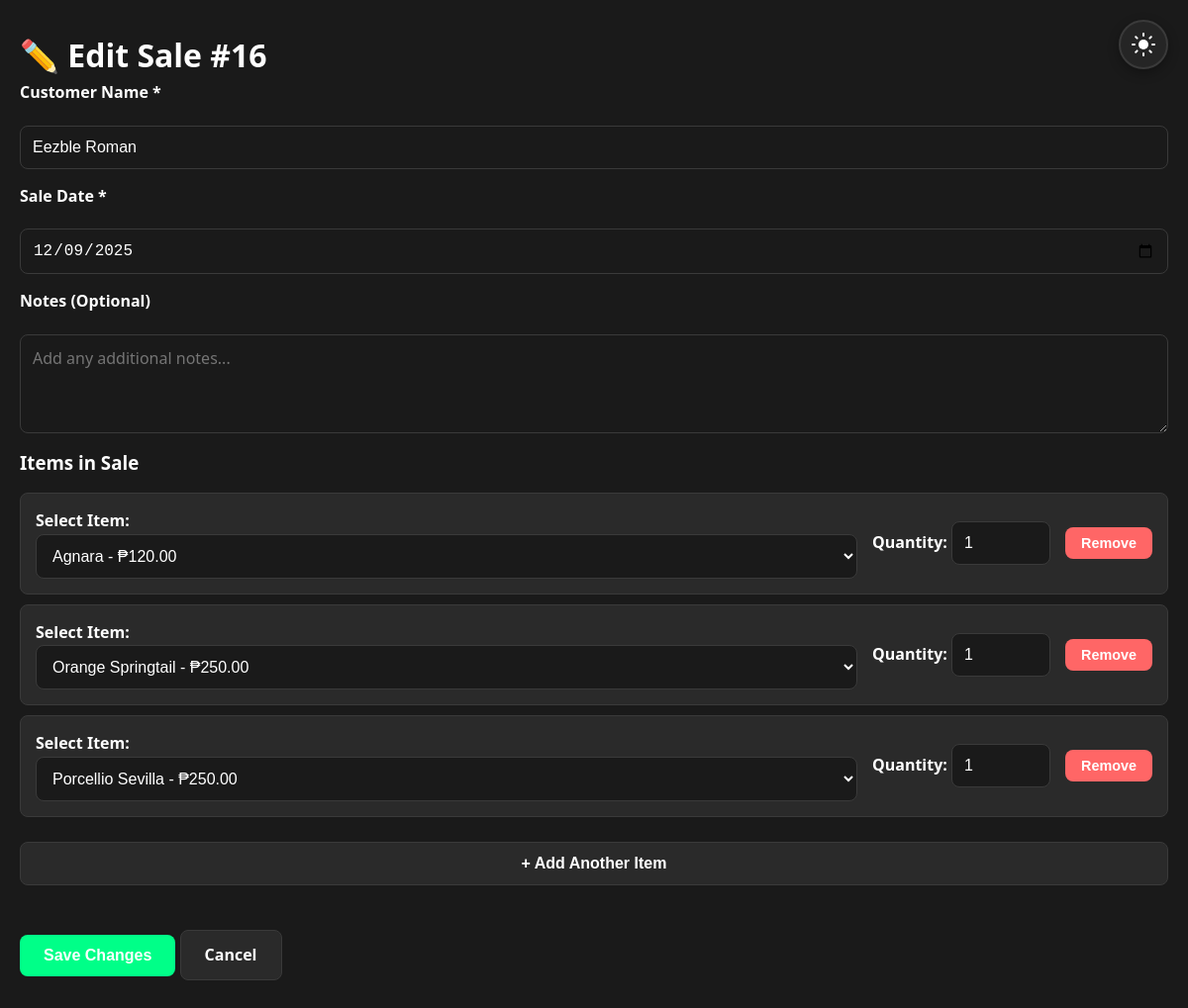
The app's page /sales/edit/16 with its own data.
### tables this page shows
CREATE TABLE sales (
                    id INTEGER PRIMARY KEY AUTOINCREMENT,
                    customer_name TEXT NOT NULL,
                    date TEXT NOT NULL,
                    total REAL NOT NULL,
                    notes TEXT,
                    created_at TEXT DEFAULT CURRENT_TIMESTAMP
                );

CREATE TABLE sale_items (
                    id INTEGER PRIMARY KEY AUTOINCREMENT,
                    sale_id INTEGER,
                    item_name TEXT,
                    quantity INTEGER,
                    price REAL,
                    subtotal REAL,
                    FOREIGN KEY (sale_id) REFERENCES sales(id) ON DELETE CASCADE
                );

CREATE TABLE items (
                    id INTEGER PRIMARY KEY AUTOINCREMENT,
                    name TEXT NOT NULL UNIQUE,
                    price REAL NOT NULL,
                    active INTEGER DEFAULT 1
                );

### app.py (the view, shortened to what this page needs)
@app.route('/sales/edit/<int:sale_id>', methods=['GET', 'POST'])
def edit_sale(sale_id):
    conn = get_db()
    c = conn.cursor()
    c.execute("SELECT * FROM sales WHERE id=?", (sale_id,))
    sale = c.fetchone()
    if not sale:
        conn.close()
        return "Sale not found", 404
    c.execute("SELECT * FROM sale_items WHERE sale_id=?", (sale_id,))
    sale_items = [dict(row) for row in c.fetchall()]
    items = get_active_items()
    items_json = json.dumps(items)
    conn.close()
    return render_template('edit_sale.html',
                         sale=sale,
                         sale_items=sale_items,
                         items=items,
                         items_json=items_json)

### app.py (called while the page is built)
def get_db():
    conn = sqlite3.connect('sales.db')
    conn.row_factory = sqlite3.Row
    return conn

def get_active_items():
    conn = get_db()
    c = conn.cursor()
    c.execute("SELECT * FROM items WHERE active=1 ORDER BY name")
    items = [dict(row) for row in c.fetchall()]
    conn.close()
    return items

### templates/edit_sale.html (shortened to what this page needs)
<!DOCTYPE html>
<html lang="en">
<head>
    <link rel="stylesheet" href="{{ url_for('static', filename='style.css') }}">
</head>
<body>
    <button class="theme-toggle" onclick="toggleTheme()" aria-label="Toggle theme">
    </button>
    <div class="container">
        <h1>✏️ Edit Sale #{{ sale.id }}</h1>
        <form method="POST" action="{{ url_for('edit_sale', sale_id=sale.id) }}" id="editSaleForm">
            <label for="customer_name">Customer Name *</label>
            <input type="text" id="customer_name" name="customer_name" value="{{ sale.customer_name }}" required>
            <label for="date">Sale Date *</label>
            <input type="date" id="date" name="date" value="{{ sale.date }}" required>
            <label for="notes">Notes (Optional)</label>
            <textarea id="notes" name="notes" placeholder="Add any additional notes...">{{ sale.notes or '' }}</textarea>
            <h3>Items in Sale</h3>
            <div id="items-container">
                {% for item in sale_items %}
                <div class="item-row">
                    <div style="flex: 1;">
                        <label style="margin-bottom: 5px;">Select Item:</label>
                        <select name="item_id" required style="width: 100%; margin: 0;">
                            {% for available_item in items %}
                                <option value="{{ available_item.id }}"
                                    data-price="{{ available_item.price }}"
                                    {% if available_item.name == item.item_name %}selected{% endif %}>
                                    {{ available_item.name }} - ₱{{ "%.2f"|format(available_item.price) }}
                                </option>
                            {% endfor %}
                        </select>
                    </div>
                    <div>
                        <label style="margin-bottom: 5px;">Quantity:</label>
                        <input type="number" name="quantity" min="1" value="{{ item.quantity }}" required style="width: 100px; margin: 0;">
                    </div>
                    <div style="display: flex; align-items: flex-end;">
                        <button type="button" class="btn btn-danger btn-small" onclick="removeItem(this)" style="margin: 0;">Remove</button>
                    </div>
                </div>
                {% endfor %}
            </div>
            <button type="button" class="btn btn-secondary" onclick="addItem()">+ Add Another Item</button>
            <div style="margin-top: 30px;">
                <button type="submit" class="btn">Save Changes</button>
                <a href="{{ url_for('view_sales') }}" class="btn btn-secondary">Cancel</a>
            </div>
        </form>
    </div>
</body>
</html>

### static/style.css (style rules this page uses)
:root { --bg-primary: #ffffff; --bg-secondary: #f5f5f5; --bg-card: #ffffff; --text-primary: #1a1a1a; --text-secondary: #666666; --border-color: #e0e0e0; --accent-primary: #00cc77; --accent-success: #00cc77; --accent-danger: #ff4444; --accent-warning: #ffaa00; --shadow: 0 2px 8px rgba(0, 0, 0, 0.1); --hover-bg: #f0f0f0; --chart-icon-color: #666666; }
[data-theme="dark"] { --bg-primary: #1a1a1a; --bg-secondary: #2a2a2a; --bg-card: #252525; --text-primary: #ffffff; --text-secondary: #a0a0a0; --border-color: #3a3a3a; --accent-primary: #00ff88; --accent-success: #00ff88; --accent-danger: #ff6666; --accent-warning: #ffcc00; --shadow: 0 4px 12px rgba(0, 0, 0, 0.3); --hover-bg: #2f2f2f; --chart-icon-color: #a0a0a0; }
* { margin: 0; padding: 0; box-sizing: border-box; }
body { font-family: 'Segoe UI', system-ui, -apple-system, sans-serif; background: var(--bg-primary); color: var(--text-primary); line-height: 1.6; transition: background-color 0.3s ease, color 0.3s ease; }
.container { max-width: 1400px; margin: 0 auto; padding: 30px 20px; }
.theme-toggle { position: fixed; top: 20px; right: 20px; background: var(--bg-card); border: 2px solid var(--border-color); border-radius: 50%; width: 50px; height: 50px; cursor: pointer; display: flex; align-items: center; justify-content: center; transition: all 0.3s ease; z-index: 1000; box-shadow: var(--shadow); }
.theme-toggle svg { width: 24px; height: 24px; color: var(--text-primary); }
.theme-toggle .sun-icon { display: none; }
[data-theme="dark"] .theme-toggle .sun-icon { display: block; }
.btn { display: inline-block; padding: 12px 24px; background: var(--accent-primary); color: #ffffff; text-decoration: none; border: none; border-radius: 8px; cursor: pointer; font-size: 1rem; font-weight: 600; transition: all 0.3s ease; text-align: center; }
.btn-secondary { background: var(--bg-secondary); color: var(--text-primary); border: 1px solid var(--border-color); }
.btn-danger { background: var(--accent-danger); color: #ffffff; }
.btn-small { padding: 8px 16px; font-size: 0.9rem; }
form { display: flex; flex-direction: column; gap: 15px; }
label { font-weight: 600; color: var(--text-primary); margin-bottom: 5px; }
input[type="text"], input[type="number"], input[type="date"], select, textarea { padding: 12px; border: 1px solid var(--border-color); border-radius: 8px; font-size: 1rem; background: var(--bg-primary); color: var(--text-primary); transition: all 0.3s ease; }
textarea { min-height: 100px; resize: vertical; font-family: inherit; }
.item-row { display: flex; gap: 15px; align-items: center; padding: 15px; background: var(--bg-secondary); border: 1px solid var(--border-color); border-radius: 8px; margin-bottom: 10px; }

### records on screen
sales: id "16", customer_name "Eezble Roman", date "12/09/2025"
sale_items: item_id "Agnara - ₱120.00", quantity "1"
sale_items: item_id "Orange Springtail - ₱250.00", quantity "1"
sale_items: item_id "Porcellio Sevilla - ₱250.00", quantity "1"
